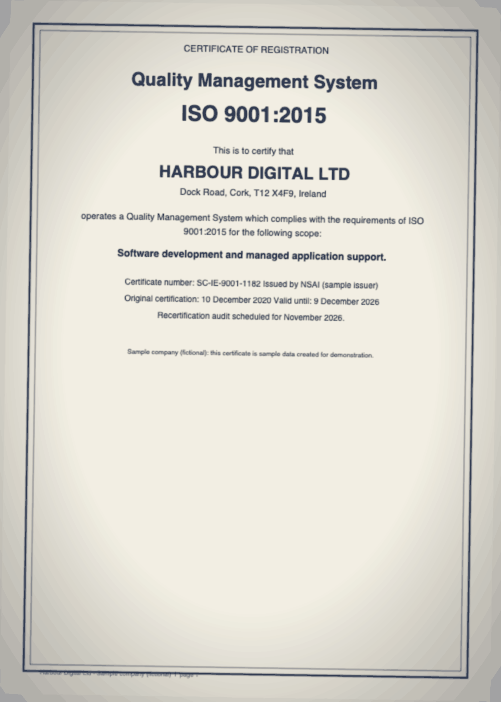
#> input picture fixtures/samples/harbour-digital/iso-9001-certificate-scan.png, 1002 x 1403 px, given in place of page.png, which was not available (shown at 1/2 size)
$ python seed-samples-scan.py ../../../fixtures/samples/harbour-digital/iso-9001-certificate-scan.png ../../../fixtures/samples/harbour-digital/iso-9001-certificate-scan.png
#> lines starting #> are read from the running program, lines starting #| are printed output that depends on the picture; pictures that were not available may be replaced by others from this repository, and a replacement may not be noted
#!/usr/bin/env python3
"""Turns the ISO 9001 certificate PDF into a PNG that looks like a flatbed scan (slight rotation, paper tint, noise, vignette).
Usage: seed-samples-scan.py <certificate.pdf> <out.png>   (needs macOS sips and Pillow)"""
import random, subprocess, sys, tempfile, os
from PIL import Image, ImageFilter, ImageEnhance, ImageChops

src, out = sys.argv[1], sys.argv[2]
tmp = os.path.join(tempfile.mkdtemp(), 'page.png')
subprocess.run(['sips', '-s', 'format', 'png', '--resampleWidth', '980', src, '--out', tmp], check=True, capture_output=True)
#> (this line was passed over: subprocess is not available in this run)
random.seed(9001)
raw = Image.open(tmp).convert('RGBA')
im = Image.new('RGB', raw.size, (255, 255, 255))
#> im: PIL image 1002x1403 RGB; every value is 255
im.paste(raw, mask=raw.split()[3])
#> im is the input picture: PIL image 1002x1403 RGB; mean R, G, B 219.9, 217, 207.9
paper = Image.new('RGB', im.size, (244, 240, 228))
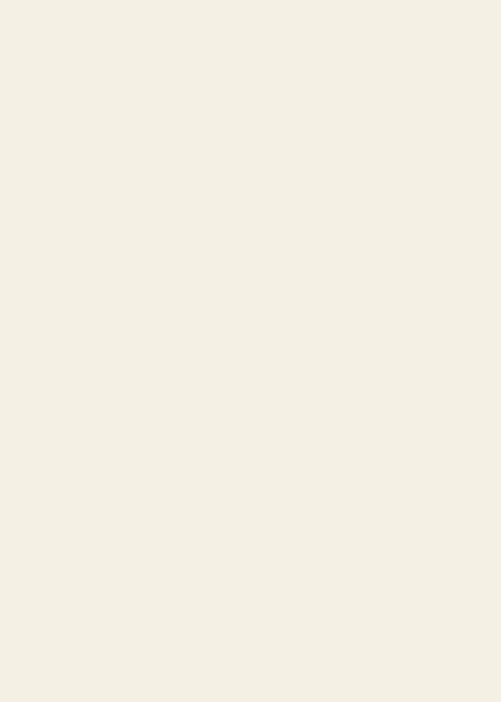
#> paper: PIL image 1002x1403 RGB (shown at 1/2 size); mean R, G, B 244, 240, 228
im = ImageChops.multiply(im, paper)
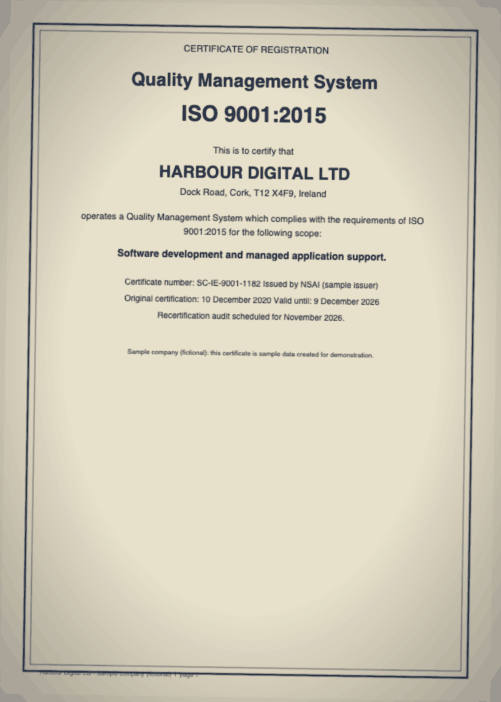
#> im: PIL image 1002x1403 RGB (shown at 1/2 size); mean R, G, B 209.9, 203.9, 185.3
im = im.rotate(-0.9, resample=Image.BICUBIC, expand=True, fillcolor=(236, 233, 224))
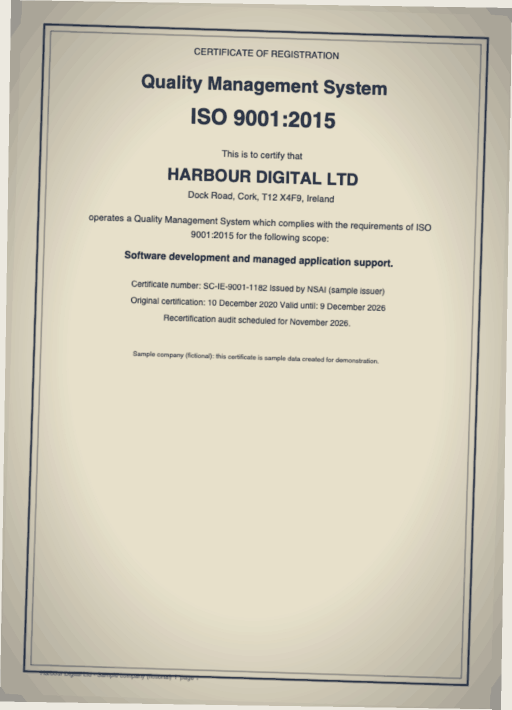
#> im: PIL image 1024x1419 RGB (shown at 1/2 size); mean R, G, B 210.6, 204.7, 186.4
im = im.filter(ImageFilter.GaussianBlur(0.7))
pass
pass
w, h = im.size
#> w = 1024; h = 1419
vig = Image.new('L', (w, h), 255)
#> vig: PIL image 1024x1419 L; every value is 255
px = vig.load()
for y in range(0, h):
    for x in range(0, w, 2):
        d = ((x - w / 2) ** 2 / (w / 2) ** 2 + (y - h / 2) ** 2 / (h / 2) ** 2) ** 0.5
        v = int(255 - max(0, d - 0.75) * 120)
        px[x, y] = v
        if x + 1 < w: px[x + 1, y] = v
im = ImageChops.multiply(im, Image.merge('RGB', (vig, vig, vig)))
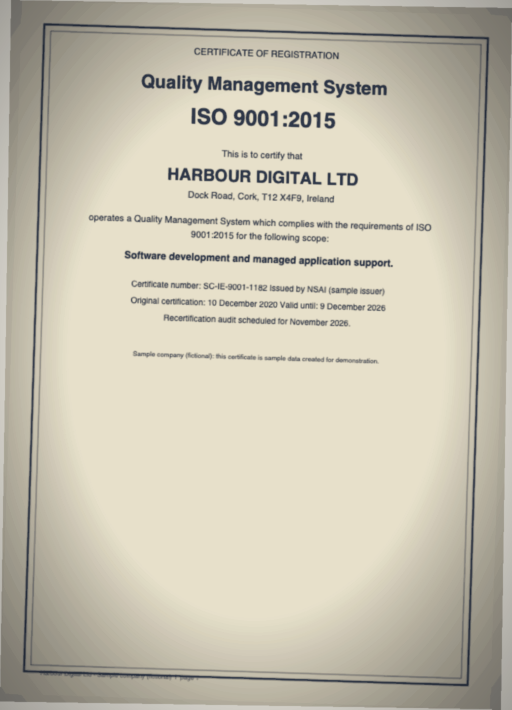
#> im: PIL image 1024x1419 RGB (shown at 1/2 size); mean R, G, B 198.6, 193.1, 175.7
im = ImageEnhance.Contrast(im).enhance(0.95)
im = im.quantize(colors=40, method=Image.Quantize.MEDIANCUT, dither=Image.Dither.NONE).convert('RGB')
im.save(out, optimize=True)
print(out, os.path.getsize(out))
